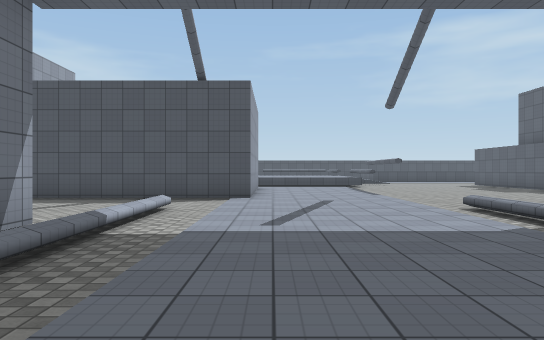
View 1 (above)

24 first-person views from a walk through a Unity game level. The camera is 1.3 m above the floor, looks level and sees 70° across. The floor is counted in squares, 2 m on a side. Each view is taken from the middle of a square. On the plan, view 1 faces up. The plan holds only what a view shows up to about 11 squares ahead; the rest is blank. The place goes on beyond the plan. The player character is not drawn. Surface patterns are stand-ins for the level's own textures.

View 2
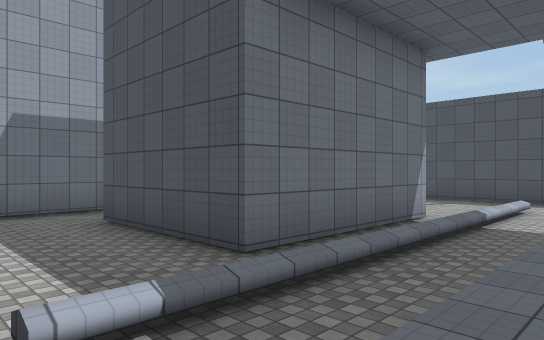

View 3
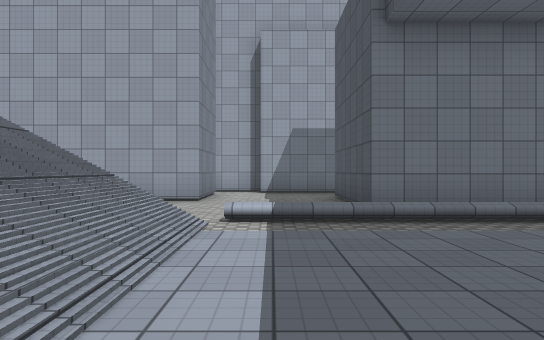

View 4
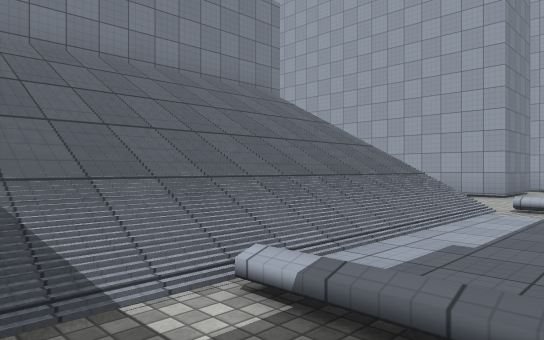

View 5
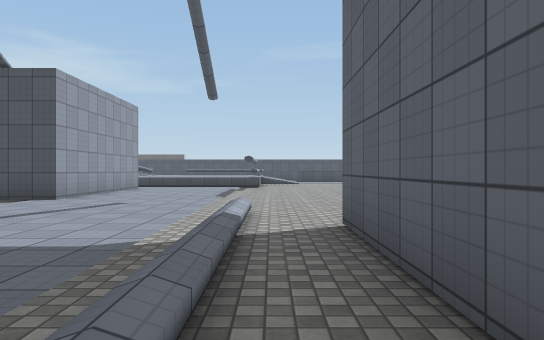

View 6
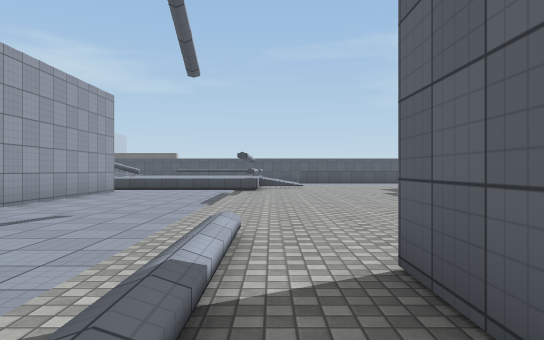

View 7
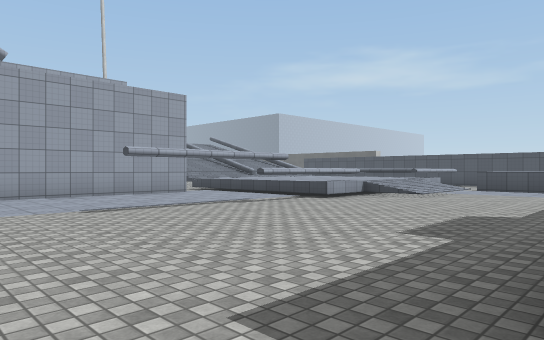

View 8
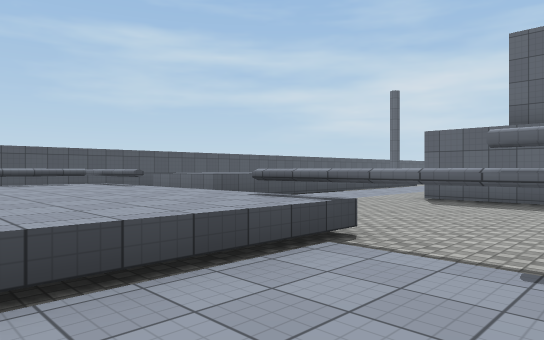

View 9
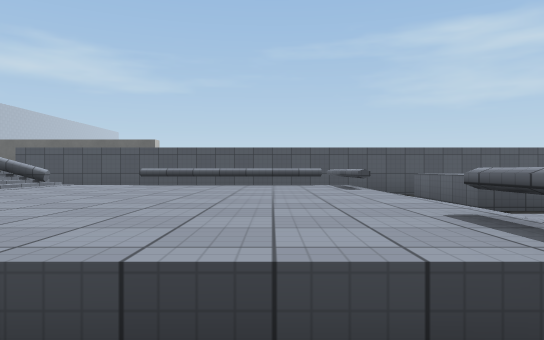

View 10
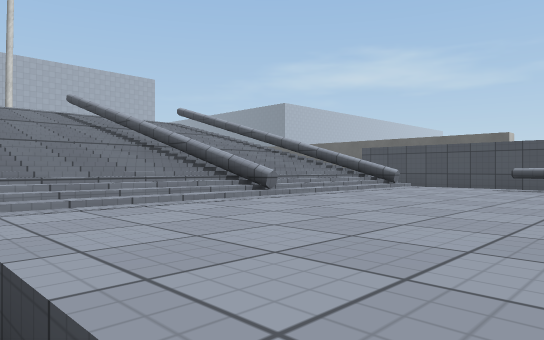

View 11
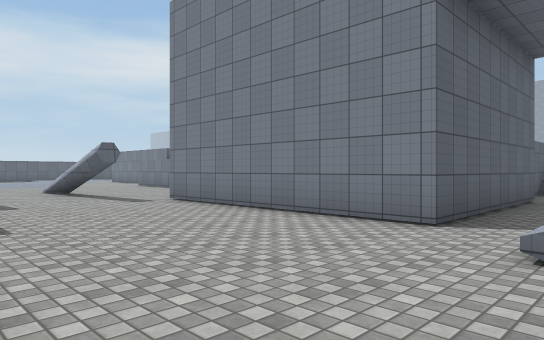

View 12
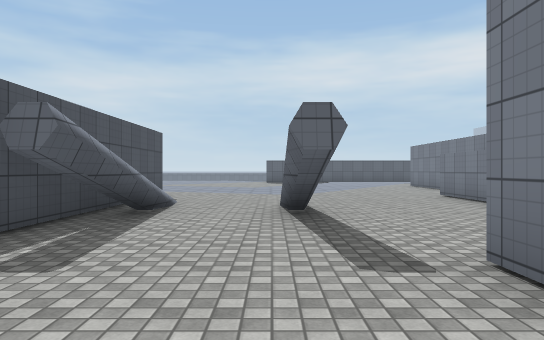

View 13
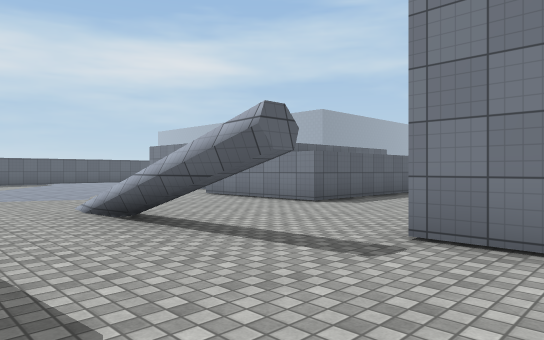

View 14
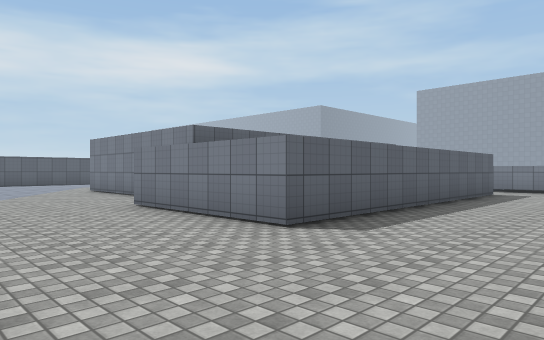

View 15
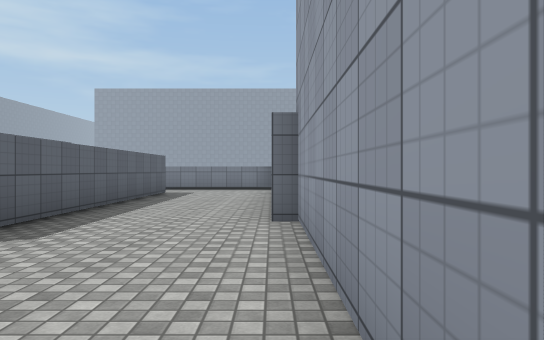

View 16
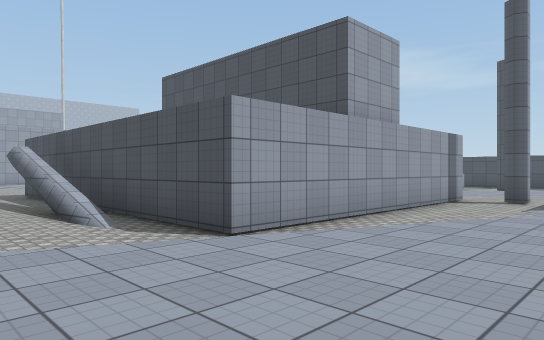

View 17
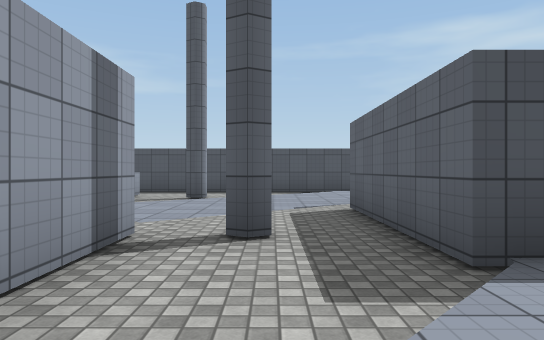

View 18
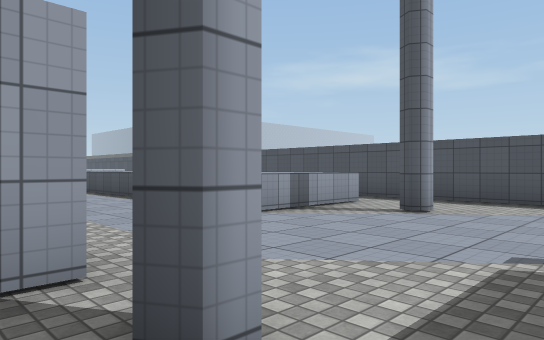

View 19
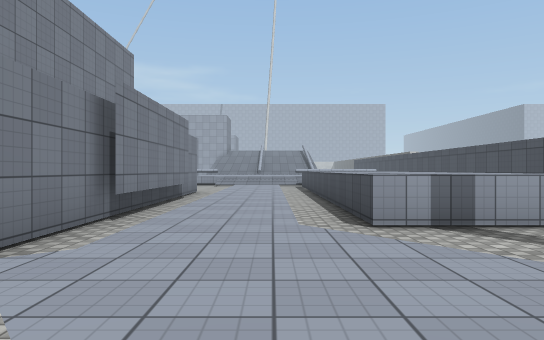

View 20
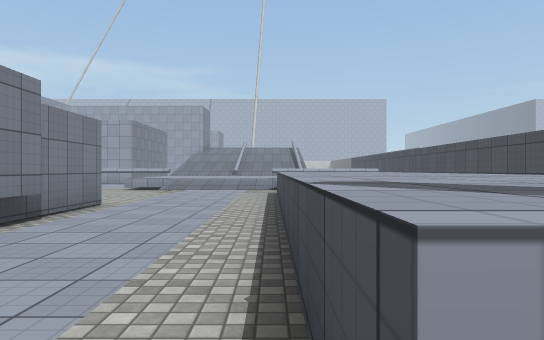

View 21
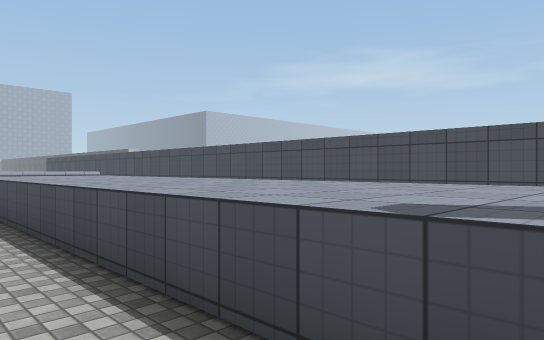

View 22
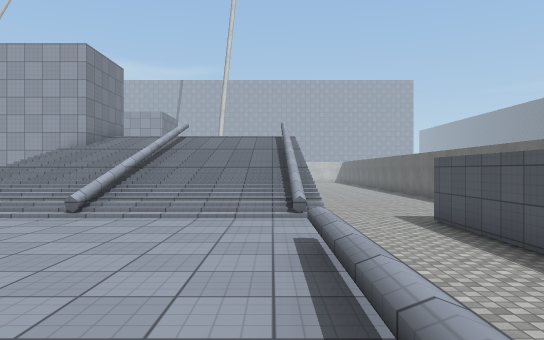

View 23
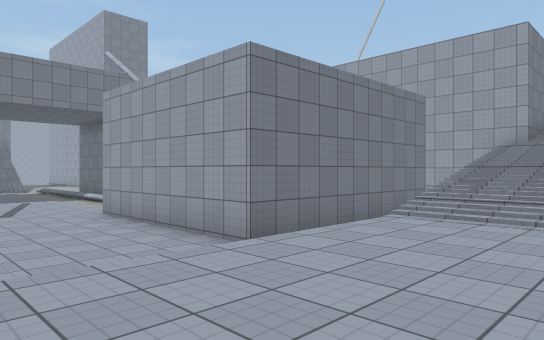

View 24
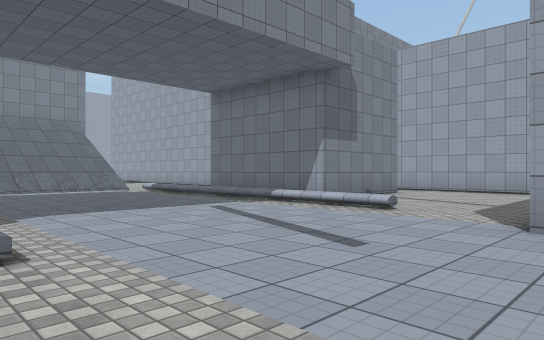

### Floor plan
Key: @ floor where view 1 was taken; # wall or solid block; . main floor; : floor 0.75 m higher than the main floor; / step, stairs or slope; = window, fence, low wall or low ledge; ^ raised ledge.
Columns run from 8 left of view 1 to 21 right of it. Each row starts with its distance up from view 1.
 25 ... ########################
 24 ........               .....
 23 ..........     .. ..........
 22 ///////////^  ^^^^^^^^^^.#./..
 21 ///////::::: .^^^^^^^^^^../...
 20 ///////::::://.........../...
 19 ///////::::://............../#
 18 ///////::::://............//.#
 17 ///////::::://.....#####...#.#
 16 ///////:::::.....###   ###...#
 15 #//////....=.....#       #../.
 14 # ######.........        #../
 13 #      #.........        #...
 12        #.........        #./.
 11        #.........        #./.
 10        #.........###=#####/...
  9   ######............/////./../
  8 #............................
  7 #...../............#..= ./.../
  6 #...../.............  =../....
  5  ...../......######......../..
  4   ####/......#    #........./.
  3      #/......#    #...........
  2      #/......#    #...#### ...
  1 #.####/.... .#    #/..#      #
  0 #...../.@..../     /..#
 -1 #...../....../     /..#
 -2 .......///////     /..#
 -3  ##..  ///////     /..#
 -4   #    //////      /..#
 -5   #    //////      /...
 -6        //////        ..
 -7        ######        ^^

Where each view was taken, in squares from view 1:
view 1: 0 up, 0 right, facing up
view 2: 2 down, 0 right, facing up-left
view 3: 1 down, 3 right, facing left
view 4: 0 up, 5 right, facing down-left
view 5: 1 up, 4 right, facing up
view 6: 3 up, 4 right, facing up
view 7: 8 up, 9 right, facing up-left
view 8: 13 up, 0 right, facing up-right
view 9: 14 up, 2 right, facing up
view 10: 15 up, 1 right, facing up-left
view 11: 10 up, 3 right, facing down-right
view 12: 7 up, 8 right, facing right
view 13: 9 up, 9 right, facing down-right
view 14: 6 up, 11 right, facing down-right
view 15: 6 up, 11 right, facing down
view 16: 7 up, 21 right, facing up-left
view 17: 13 up, 19 right, facing up
view 18: 16 up, 20 right, facing up-left
view 19: 19 up, 20 right, facing left
view 20: 20 up, 16 right, facing left
view 21: 19 up, 15 right, facing up-left
view 22: 21 up, 3 right, facing left
view 23: 18 up, 3 right, facing down-left
view 24: 10 up, 4 right, facing down-left
